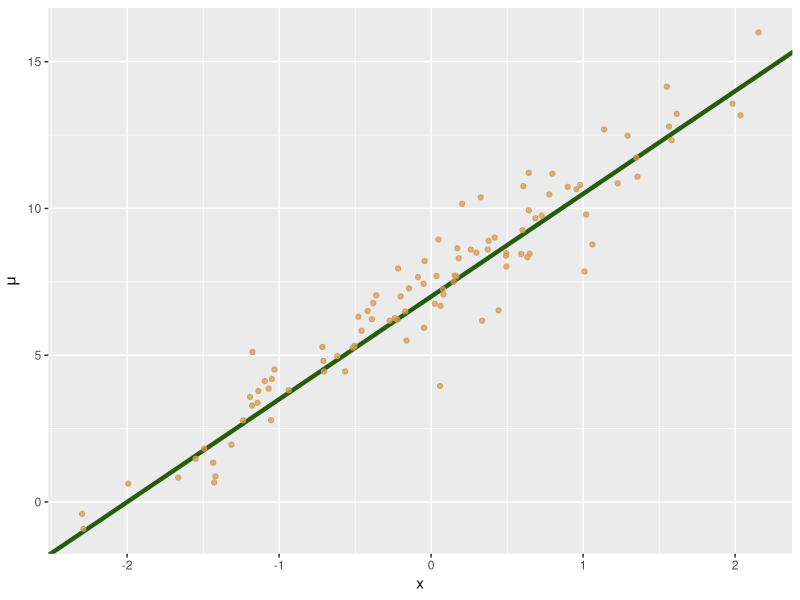
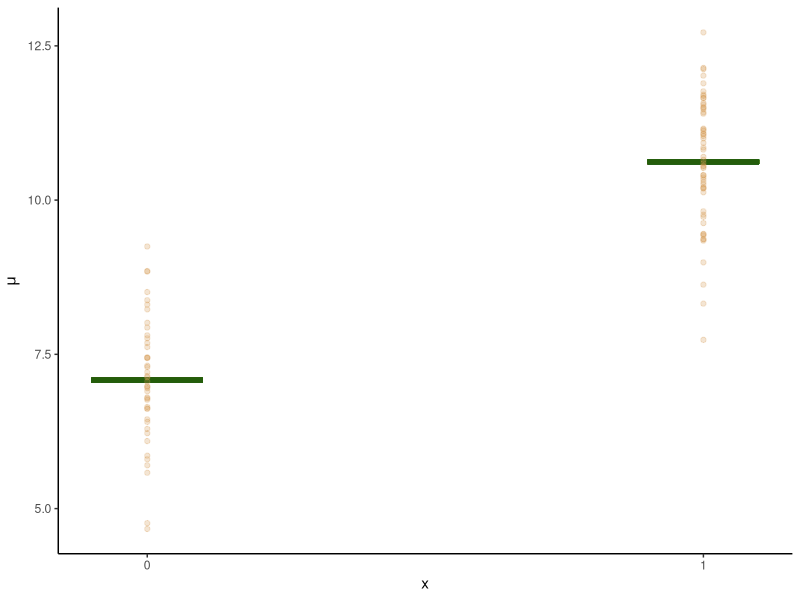
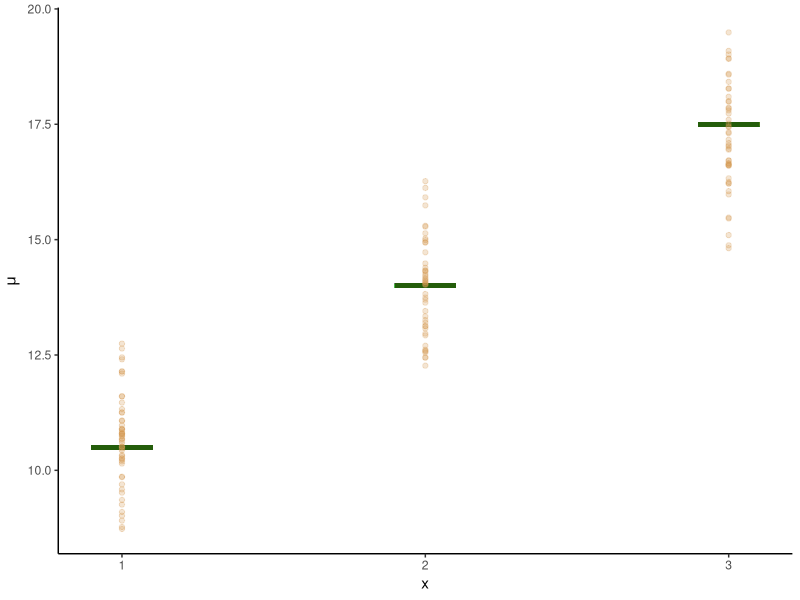
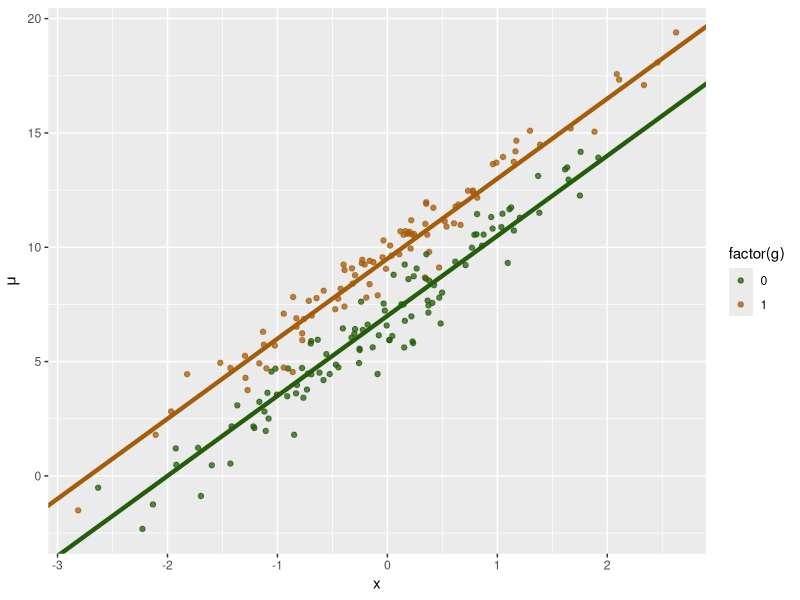
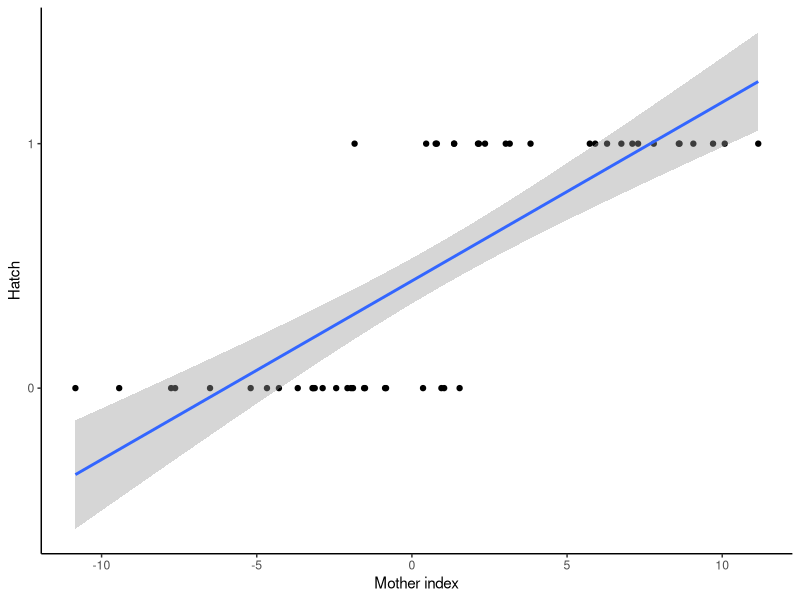
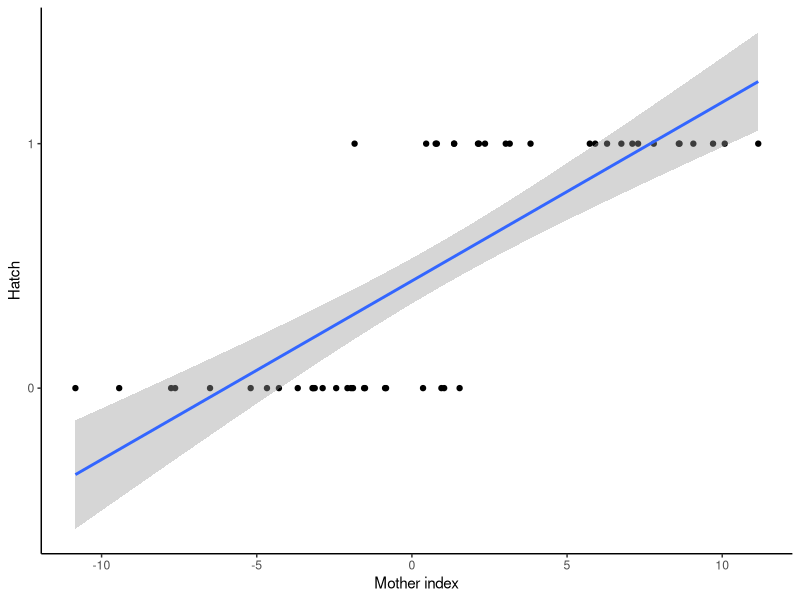
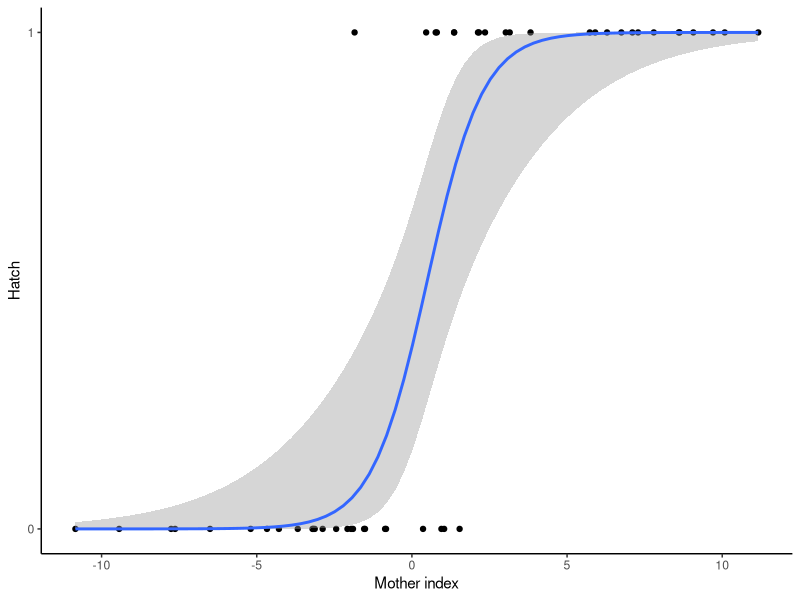
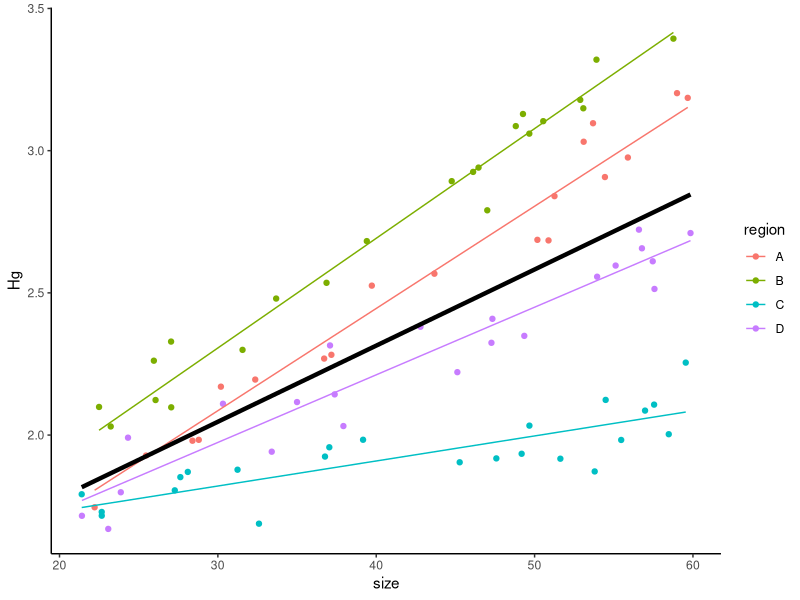

These figures' R source, in order:
## ---- chunk 1
    library(ggplot2)
    x <- rnorm(100)
    y <- 7 + 3.5 * x + rnorm(100, 0, 1)
    mu <- 7 + 3.5 * x
    resid <- y - mu
    df <- data.frame(x = x, y = y, mu = mu, Residuals = resid)

    ggplot(df, aes(x, y)) + 
    geom_abline(slope = 3.5, intercept = 7, color = "#245D0B", size = 1.5) +
    scale_y_continuous(expression(mu)) +
    geom_point(color = "#D49950", alpha = 0.75)


## ---- chunk 2

    x <- rbinom(100, size = 1, prob = 0.5)
    y <- 7 + 3.5 * x + rnorm(100, 0, 1)

    df <- data.frame(x = x, y = y)

    mod1<-lm(y~x)
    #summary(mod1)

    ggplot(df, aes(x, y, group = as.factor(x))) +
      geom_segment(aes(x = -0.1, xend = 0.1, y = mod1$coefficients[1], yend = mod1$coefficients[1]), color = "#245D0B", size = 1.5) +
      geom_segment(aes(x = 0.9, xend = 1.1, y = mod1$coefficients[1] + mod1$coefficients[2], 
                       yend = mod1$coefficients[1] + mod1$coefficients[2]), color = "#245D0B", size = 1.5) +
      scale_y_continuous(expression(mu)) +
      scale_x_continuous(breaks = c(0, 1)) +
      geom_point(color = "#D49950", alpha = 0.25)+
      theme_classic()


## ---- chunk 3
mod1$coefficients
## ---- chunk 4

    x <- sample(1:3, 150, rep=T)
    y <- 7 + 3.5 * x + rnorm(150, 0, 1)

    df <- data.frame(x = x, y = y)
      

    ggplot(df, aes(x, y, group = as.factor(x))) +
      geom_segment(aes(x = 0.9, xend = 1.1, y = 7+3.5, yend = 7+3.5), color = "#245D0B", size = 1.5) +
      geom_segment(aes(x = 1.9, xend = 2.1, y = 10.5+3.5, yend = 10.5+3.5), color = "#245D0B", size = 1.5) +
      geom_segment(aes(x = 2.9, xend = 3.1, y = 14+3.5, yend = 14+3.5), color = "#245D0B", size = 1.5) +

      scale_y_continuous(expression(mu)) +
      scale_x_continuous(breaks = 1:3) +
      geom_point(color = "#D49950", alpha = 0.25)+
      theme_classic()


## ---- chunk 5
library(ggplot2)
x <- rnorm(200)
g<- rbinom(200,1,0.5)
y <- 7 + 3.5 * x + 2.5 *g+ rnorm(100, 0, 1)
mu1 <- 7 + 3.5 * x
mu2 <- 9.5 + 3.5 * x
resid <- y - mu
df <- data.frame(x = x, y = y, mu = mu, Residuals = resid)

 
ggplot(df, aes(x, y,color=factor(g))) + 
geom_abline(slope = 3.5, intercept = 7, color = "#245D0B", size = 1.5) +
geom_abline(slope = 3.5, intercept = 9.5, color = "#A45D0B", size = 1.5) +
  
scale_y_continuous(expression(mu)) +
geom_point(alpha = 0.75)+
  scale_color_manual(values=c("#245D0B","#A45D0B"))




## ---- chunk 6
x<-rnorm(50,0,5)
fate<-rbinom(50,1,plogis(-1+x*0.75))
df<-data.frame(x=x,fate=fate)

ggplot(data=df,aes(x = x, y = fate)) +
  geom_point() +
  scale_y_continuous("Hatch", breaks = c(0, 1)) +
  scale_x_continuous("Mother index") +
  stat_smooth(method = "lm")+
  theme_classic()

## ---- chunk 7
ggplot(data=df,aes(x = x, y = fate)) +
  geom_point() +
  scale_y_continuous("Hatch", breaks = c(0, 1)) +
  scale_x_continuous("Mother index") +
  stat_smooth(method = "lm")+
  theme_classic()
## ---- chunk 8
ggplot(data=df,aes(x = x, y = fate)) +
  geom_point() +
  scale_y_continuous("Hatch", breaks = c(0, 1)) +
  scale_x_continuous("Mother index") +
  stat_smooth(method = "glm",  method.args = list(family = "binomial"))+
  theme_classic()
## ---- chunk 9
gamma <- rnorm(n=4,mean=0,sd=0.25) 
psi<- rnorm(n=4,mean=0.005,sd=0.012) + (scale(gamma)[1:4]-min(scale(gamma)[1:4]))*0.0008
N<- round(rnorm(4,20,2))
HgDat2<-list()
for(i in 1:4){
  x<-runif(N[i],20,60)
  y<-1 + (0.018+psi[i])*x + gamma[i] + rnorm(N[i],0,0.08)
  Region<-rep(LETTERS[i],N[i])
  HgDat2[[i]]<-data.frame(size=x,Hg=y,region=Region)
}
HgDat2_df<-dplyr::bind_rows(HgDat2)
HgDat2_df$region<-as.factor(HgDat2_df$region)
library(glmmTMB)
m3<-glmmTMB(Hg~size +(1+size|region), data=HgDat2_df)
preddata3 <- HgDat2_df
preddata3$predHg <- predict(m3, preddata3)
preddata3$predHg_population <- predict(m3, preddata3, re.form=~0)

plot2<- ggplot(data=HgDat2_df, aes(x=size, y=Hg, col=region)) +
    geom_point() +
    geom_line(data=preddata3, aes(x=size, y=predHg, col=region))+
  geom_line(data=preddata3, aes(x=size, y=predHg_population),
            col='black',linewidth=1.5) +
  theme_classic()
plot2
## ---- chunk 10

x<-rnorm(50,0,5)
fate<-rbinom(50,1,plogis(-1+x*0.75))
df<-data.frame(x=x,fate=fate)

ggplot(data=df,aes(x = x, y = fate)) +
  geom_point() +
  scale_y_continuous("parasite presence", breaks = c(0, 1)) +
  scale_x_continuous("Mother index") +
  stat_smooth(method = "lm")+
  theme_classic()
